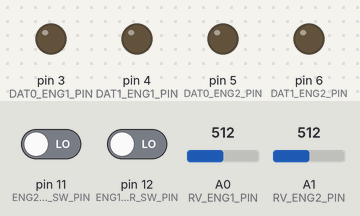
Bench run of a program on a simulated Teensy 3. On the bench: output pins drawn as LEDs (lit = HIGH). The test bench sets the inputs (shaded band); at power-on: A1 (RV_ENG2_PIN) = 512, A0 (RV_ENG1_PIN) = 512, pin 11 (ENG2_MASTER_SW_PIN) LOW, pin 12 (ENG1_MASTER_SW_PIN) LOW. What the program prints to the serial monitor is not drawn.

Above: at 1.2 s.
1.3 s: A1 (RV_ENG2_PIN) set to 592
2.8 s: A1 (RV_ENG2_PIN) set to 623
At 3.7 s:
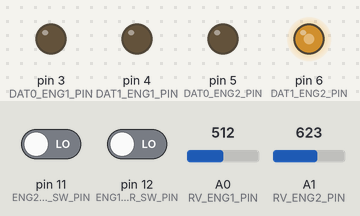
5.8 s: A0 (RV_ENG1_PIN) set to 602
7.3 s: A0 (RV_ENG1_PIN) set to 619
At 7.9 s:
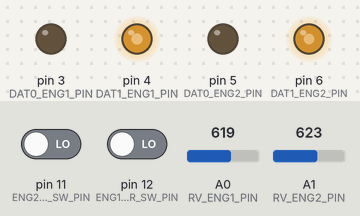
10.3 s: A1 (RV_ENG2_PIN) set to 511
At 11.2 s:
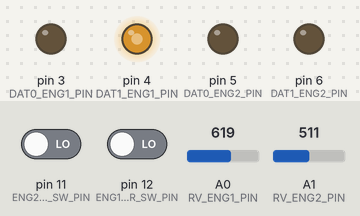
Timing chart, 0 to 35.3 s (numbered marks = the images above; inputs shaded):
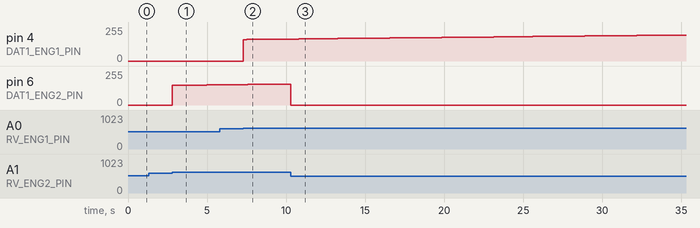

Measured:
- the behaviour switches between 609 and 610 on A1 (RV_ENG2_PIN) (found by bisection; images 0 and 1)
- the behaviour switches between 609 and 610 on A0 (RV_ENG1_PIN) (found by bisection; images 1 and 2)
- after the input at 2.8 s, pin 6 (DAT1_ENG2_PIN): 0/255 → 148/255 at once, → 149/255 0.44 s later, → 150/255 0.87 s later, → 151/255 0.87 s later
- after the input at 7.3 s, pin 4 (DAT1_ENG1_PIN): moves from 0/255 to 165/255 over 2.7 s, starting at once

The program:

main.cpp
```cpp
// #include <usb_joystick.h>

#include "pins.h"

#include <Lever.h>
#include <CommandHandler.h>

const int BAUD_RATE = 115200;

CommandHandler commandHandler(BAUD_RATE);

Lever ENG1(ENG1_MASTER_SW_PIN, RV_ENG1_PIN, DAT0_ENG1_PIN, DAT1_ENG1_PIN);
Lever ENG2(ENG2_MASTER_SW_PIN, RV_ENG2_PIN, DAT0_ENG2_PIN, DAT1_ENG2_PIN);
// Lever ENG2(RV_ENG2_PIN, DAT0_ENG2_PIN, DAT1_ENG2_PIN, M_SPD_ENG2_PIN);
// Lever FLP(RV_FLP_PIN, DAT0_FLP_PIN, DAT1_FLP_PIN, M_SPD_FLP_PIN);
// Lever BRK(RV_BRK_PIN, DAT0_BRK_PIN, DAT1_BRK_PIN, M_SPD_BRK_PIN);

int prevX;
int prevY;

void setup()
{
  Serial.begin(BAUD_RATE);

  Joystick.useManualSend(true);

  prevX = ENG1.getRaw();
  prevY = ENG2.getRaw();

  analogReference(EXTERNAL);

  commandHandler.setup();

  ENG1.setup();
  ENG2.setup();
  // FLP.setup();
  // BRK.setup();
}

void loop()
{

  commandHandler.handle();

  int rawX = ENG1.getRaw();
  int newX = rawX >> 2;

  int rawY = ENG2.getRaw();
  int newY = rawY >> 2;

  Serial.println(rawY);

  Joystick.X(newX);
  Joystick.Y(newY);

  if (abs(newX - prevX) >= 2 || abs(newY - prevY) >= 2)
  {
    prevX = newX;
    prevY = newY;
    Joystick.send_now();
  }

  ENG1.handleDetents();
  ENG2.handleDetents();

  delay(10);
}
```

pins.h
```cpp
#ifndef PINS_H
#define PINS_H

// ENG1
#define RV_ENG1_PIN A0
#define DAT0_ENG1_PIN 3
#define DAT1_ENG1_PIN 4
#define ENG1_MASTER_SW_PIN 12

// ENG2
#define RV_ENG2_PIN A1
#define DAT0_ENG2_PIN 5
#define DAT1_ENG2_PIN 6
#define ENG2_MASTER_SW_PIN 11

// Flaps
// #define RV_FLP_PIN A3
// #define DAT0_FLP_PIN 8
// #define DAT1_FLP_PIN 9
// #define M_SPD_FLP_PIN 10

// Speed Brakes
// #define RV_BRK_PIN A2
// #define M_SPD_BRK_PIN 11
// #define DAT0_BRK_PIN 12
// #define DAT1_BRK_PIN 13

#endif
```
